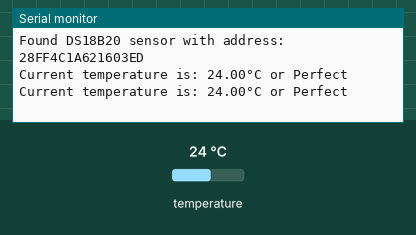
This program was run on a simulated ESP8266 (Wemos D1 mini). On the bench: the last lines printed to the serial monitor. The test bench sets the inputs (shaded band); at power-on: temperature 24 °C.

Above: at 7.3 s.
7.4 s: temperature set to 12 °C
At 13.3 s:
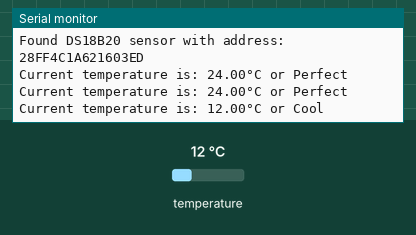
19.3 s: temperature set to 28 °C
At 24.3 s:
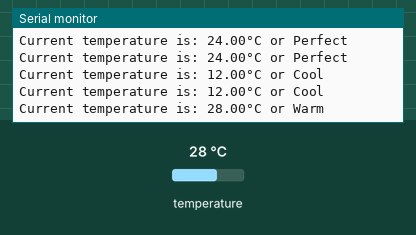
31.1 s: temperature set to 33 °C
At 36.5 s:
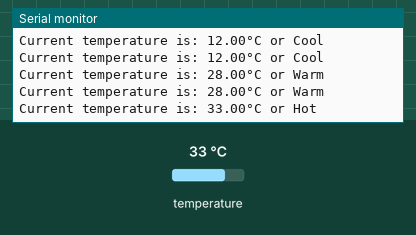
42.6 s: temperature set to 41 °C
At 47.5 s:
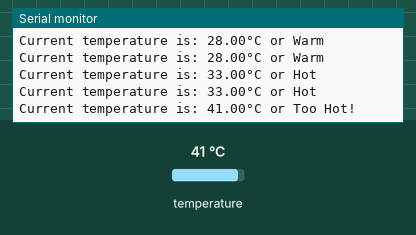
54.1 s: temperature set to 7 °C
At 59.7 s:
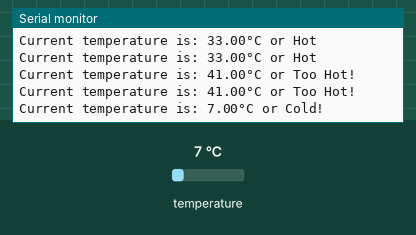

Measured:
- after the input at 7.4 s, the serial monitor: prints a new line after 4.9 s (image 1)
- after the input at 19.3 s, the serial monitor: prints a new line after 4.6 s (image 2)
- after the input at 31.1 s, the serial monitor: prints a new line after 4.3 s (image 3)
- after the input at 42.6 s, the serial monitor: prints a new line after 4.3 s (image 4)
- after the input at 54.1 s, the serial monitor: prints a new line after 4.3 s (image 5)

The program:

main.cpp
```cpp
/**
 * StAuth10184: I Jiawei Zhang, 000730840 certify that this material is my original work.
 * No other person's work has been used without due acknowledgement.
 */

// library for Arduino framework
#include <Arduino.h>
// 1-Wire sensor communication libary
#include <OneWire.h>
// DS18B20 sensor library
#include <DallasTemperature.h>

// Pin that the  DS18B20 is connected to
const int oneWireBus = D3;

// Setup a oneWire instance to communicate with any OneWire devices
OneWire oneWire(oneWireBus);

// Pass our oneWire reference to Dallas Temperature sensor
DallasTemperature DS18B20(&oneWire);

DeviceAddress address;

void setup()
{
  // configure the USB serial monitor
  Serial.begin(115200);

  // Start the DS18B20 sensor
  DS18B20.begin();

  if (!DS18B20.getAddress(address, 0))
  {
    Serial.println("No DS18B20 temparature sensors are installed!");
  }
  else
  {
    Serial.print("Found DS18B20 sensor with address: ");
    for (uint8_t i = 0; i < 8; i++)
    {
      if (address[i] < 16)
        Serial.print("0");
      Serial.print(address[i], HEX);
    }
    Serial.println("");
  }
}

void loop()
{
  float fTemp;

  // ask DS18B20 for the current temperature
  DS18B20.requestTemperatures();

  // fetch the temperature.  We only have 1 sensor, so the index is 0.
  fTemp = DS18B20.getTempCByIndex(0);

  if (fTemp < 10)
  {
    Serial.println("Current temperature is: " + String(fTemp) + "°C or Cold!");
  }
  else if (fTemp < 15)
  {
    Serial.println("Current temperature is: " + String(fTemp) + "°C or Cool");
  }
  else if (fTemp < 25)
  {
    Serial.println("Current temperature is: " + String(fTemp) + "°C or Perfect");
  }
  else if (fTemp < 30)
  {
    Serial.println("Current temperature is: " + String(fTemp) + "°C or Warm");
  }
  else if (fTemp < 35)
  {
    Serial.println("Current temperature is: " + String(fTemp) + "°C or Hot");
  }
  else
  {
    Serial.println("Current temperature is: " + String(fTemp) + "°C or Too Hot!");
  }

  delay(5000);
}
```
